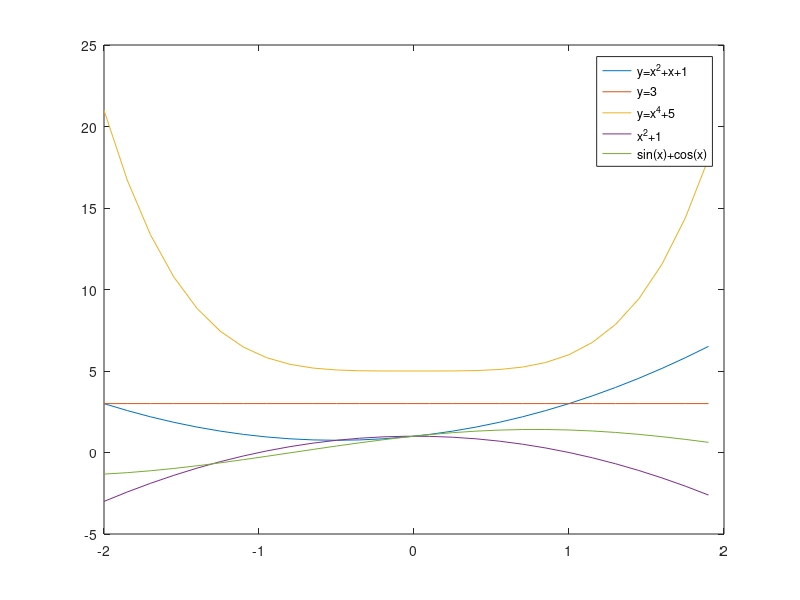

Here is the MATLAB script that generated this plot: (Note: this script raises an error after producing the figure.)
% 1 fminimax
clc;clear
x=(-2:0.15:2);
y1 = x.^2.+x+1;
y2 = 3*x./x; 
y3 = x.^4 + 5;
y4 = -x.^2+1;
y5 = sin(x) + cos(x);

figure(1)
plot(x,y1,x,y2,x,y3,x,y4,x,y5)
legend('y=x^2+x+1','y=3','y=x^4+5','x^2+1','sin(x)+cos(x)') 

x0=1;
[x,fval] = fminimax(@Q1_myfun,x0)


% 2 fmincon
clc;clear
f = @(x1,x2) sin(x1.*x2)
ezsurfc(f,[0,2],[-2,0]);
x0 = [1, -1];
lb = [0 -2];
ub = [2 0];
%[x, fval] = fmincon(@Q2_myfun,x0,[],[],[],[],lb,ub)
options = optimset('Algorithm','interior-point');
[x, fval] = fmincon(@Q2_myfun,x0,[],[],[],[],lb,ub,[],options)


% 5
clc;clear
f = [5; 10; 4; 15];
A = [1 1 0 0
    0 0 1 1
    -1 0 0 -1
    0 -1 -1 0];
b = [700; 800; -600; -400];
lb=zeros(4,1);
[x, fval, exitflag, output, lambda] = linprog(f,A,b,[],[],lb)

% 6
clc;clear
x = [-3 -2.5 -2 -1.5 -1 -0.5 0 0.5 1 1.5 2 2.5 3];
y = [26 18 14 9 5 4 5 7 10 15 20 29 36];
myfun = @(a,x) a(1)*x.^3 + a(2)*x.^2 + a(3)*x + a(4);
a0 = [0, 1, 2, 3];
[a_para res_norm] = lsqcurvefit(myfun, a0, x, y) 

xx = -3.5:0.05:3.5; 
plot(x, y, 'o', xx, myfun(a_para, xx), '-') 
legend('data points','fit function'); 
title('cubic fit function');

% 9
clc;clear
x = [0 1 2 3 4];
q = [0.1 0.25 0.45 0.15 0.05];

p1 =[0 0.3 0.6 0.1 0];
p2 =[0 1 0 0 0];
p3 =[0.2 0.5 0.15 0.09 0.06];
p4 =[0.2 0.2 0.2 0.2 0.2];

KL1 = kldiv(x,q,p1)
KL2 = kldiv(x,q,p2)
KL3 = kldiv(x,q,p3)
KL4 = kldiv(x,q,p4)

KL2 = kldiv(x,p2,q)
KL3 = kldiv(x,p3,q)
KL4 = kldiv(x,p4,q)

test = kldiv(x,q,q)
KL1 = kldiv(x,p1,q)



